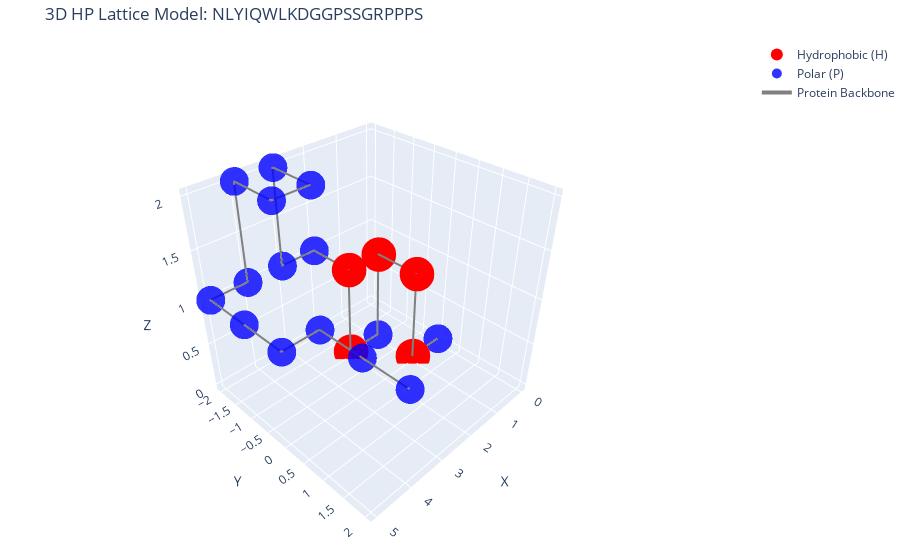

The code cell stored with this chart in its notebook:
### Markdown cell above
## **Parte 5**: Comparativo con proteínas reales

### Code cell
import numpy as np
from Bio import PDB
from Bio.PDB import PDBParser, PDBList
import warnings
warnings.filterwarnings("ignore")
import plotly.graph_objects as go
import os

# Trp cage
def analyze_pdb_structure(pdb_file):
    """Analyze what's in the PDB file to understand its structure."""
    parser = PDBParser(QUIET=True)
    structure = parser.get_structure('analysis', pdb_file)

    print("="*60)
    print(f"Analyzing PDB file: {pdb_file}")
    print("="*60)

    # Count models, chains, residues, atoms
    models = list(structure.get_models())
    print(f"Number of models: {len(models)}")

    for i, model in enumerate(models):
        print(f"\nModel {i+1}:")
        chains = list(model.get_chains())
        print(f"  Number of chains: {len(chains)}")

        for chain in chains:
            residues = list(chain.get_residues())
            ca_atoms = []
            all_atoms = []

            for residue in residues:
                # Check if it's an amino acid
                if residue.get_resname() in standard_amino_acids():
                    if residue.has_id('CA'):
                        ca_atoms.append(residue['CA'])
                    all_atoms.extend(list(residue.get_atoms()))

            print(f"  Chain {chain.id}: {len(residues)} residues, "
                  f"{len(ca_atoms)} Cα atoms, {len(all_atoms)} total atoms")

    print("\n" + "="*60)

def standard_amino_acids():
    """Return set of standard 20 amino acid 3-letter codes."""
    return {
        'ALA', 'ARG', 'ASN', 'ASP', 'CYS', 'GLU', 'GLN', 'GLY',
        'HIS', 'ILE', 'LEU', 'LYS', 'MET', 'PHE', 'PRO', 'SER',
        'THR', 'TRP', 'TYR', 'VAL'
    }

def extract_calpha_chain(pdb_file, chain_id='A', model_id=0):
    """
    Extract ONLY C-alpha atoms from a specific chain and model.

    Args:
        pdb_file: Path to PDB file
        chain_id: Chain to extract (default: 'A')
        model_id: Model index (default: 0, first model)

    Returns:
        tuple: (ca_coords, residues, sequence)
    """
    parser = PDBParser(QUIET=True)
    structure = parser.get_structure('protein', pdb_file)

    # Get specific model (usually 0 for X-ray, multiple for NMR)
    model = list(structure.get_models())[model_id]

    ca_coords = []
    residues = []

    # Extract C-alpha atoms from specified chain
    if chain_id in model:
        chain = model[chain_id]

        for residue in chain:
            # Only process standard amino acids
            resname = residue.get_resname()
            if resname in standard_amino_acids():
                if residue.has_id('CA'):
                    ca_coords.append(residue['CA'].get_coord())
                    residues.append(resname)
                else:
                    print(f"Warning: Residue {resname} has no Cα atom")
    else:
        available_chains = list(model.child_dict.keys())
        print(f"Chain {chain_id} not found. Available chains: {available_chains}")
        return None, None, None

    # Convert to numpy array
    ca_coords = np.array(ca_coords)

    # Convert to 1-letter sequence
    three_to_one = {
        'ALA': 'A', 'ARG': 'R', 'ASN': 'N', 'ASP': 'D', 'CYS': 'C',
        'GLU': 'E', 'GLN': 'Q', 'GLY': 'G', 'HIS': 'H', 'ILE': 'I',
        'LEU': 'L', 'LYS': 'K', 'MET': 'M', 'PHE': 'F', 'PRO': 'P',
        'SER': 'S', 'THR': 'T', 'TRP': 'W', 'TYR': 'Y', 'VAL': 'V'
    }

    sequence = ''.join([three_to_one.get(res, 'X') for res in residues])

    print(f"Extracted {len(ca_coords)} Cα atoms from chain {chain_id}")
    print(f"Sequence length: {len(sequence)}")
    print(f"Sequence: {sequence}")

    return ca_coords, residues, sequence

def download_pdb(pdb_id):
    """Download a PDB file and return the local path."""
    pdbl = PDBList()

    # Download the file
    filename = pdbl.retrieve_pdb_file(pdb_id, pdir='.', file_format='pdb')

    # Rename to .pdb extension
    new_filename = f"{pdb_id.lower()}.pdb"
    if os.path.exists(filename):
        os.rename(filename, new_filename)
        print(f"Downloaded {pdb_id} to {new_filename}")
        return new_filename
    else:
        print(f"Failed to download {pdb_id}")
        return None

def process_trpcage():
    """Specifically process Trp-cage miniprotein."""

    # Trp-cage PDB IDs: 1L2Y (original), 2JOF (NMR structure)
    pdb_id = "1L2Y"

    print(f"\nProcessing Trp-cage ({pdb_id})...")

    # Download the structure
    pdb_file = download_pdb(pdb_id)

    if not pdb_file or not os.path.exists(pdb_file):
        print("Using local file if available...")
        # Try to find local file
        for f in [f"{pdb_id.lower()}.pdb", "trpcage.pdb", "1l2y.pdb"]:
            if os.path.exists(f):
                pdb_file = f
                break

    if not pdb_file or not os.path.exists(pdb_file):
        print("Please download the PDB file manually from:")
        print(f"https://www.rcsb.org/structure/{pdb_id}")
        print("Save it as '1l2y.pdb' in the current directory")
        return

    # Analyze the structure first
    analyze_pdb_structure(pdb_file)

    # Extract C-alpha atoms (Trp-cage is usually chain A)
    ca_coords, residues, sequence = extract_calpha_chain(pdb_file, chain_id='A')

    if ca_coords is None:
        print("Trying other chains...")
        # Try all chains
        parser = PDBParser(QUIET=True)
        structure = parser.get_structure('protein', pdb_file)
        model = list(structure.get_models())[0]

        for chain_id in model.child_dict.keys():
            print(f"\nTrying chain {chain_id}...")
            ca_coords, residues, sequence = extract_calpha_chain(pdb_file, chain_id=chain_id)
            if ca_coords is not None and len(ca_coords) > 10:
                print(f"Using chain {chain_id}")
                break

    if ca_coords is None:
        print("Could not extract Cα atoms. Exiting.")
        return

    # Classify as H/P
    def classify_hp(residue_name):
        hydrophobic = {'ALA', 'VAL', 'PHE', 'MET', 'ILE', 'LEU',
                       'TYR', 'TRP', 'CYS'}
        polar = {'ARG', 'ASN', 'ASP', 'GLN', 'GLU', 'HIS', 'LYS',
                 'SER', 'THR', 'GLY', 'PRO'}

        if residue_name in hydrophobic:
            return 'H'
        else:
            return 'P'

    hp_types = [classify_hp(res) for res in residues]

    print(f"\nTrp-cage HP sequence: {''.join(hp_types)}")
    print(f"H count: {hp_types.count('H')}, P count: {hp_types.count('P')}")

    # Fit to lattice (using a simpler approach for Trp-cage)
    def fit_to_lattice_simple(ca_coords):
        """Simple lattice fitting for small proteins."""
        n = len(ca_coords)
        lattice_coords = [(0, 0, 0)]

        # Simple cubic lattice moves
        moves = [(1, 0, 0), (-1, 0, 0), (0, 1, 0), (0, -1, 0), (0, 0, 1), (0, 0, -1)]

        for i in range(1, n):
            # Direction vector
            vec = ca_coords[i] - ca_coords[i-1]
            vec_norm = vec / np.linalg.norm(vec)

            # Find best matching move
            best_move = moves[0]
            best_dot = -2

            for move in moves:
                move_norm = np.array(move) / np.linalg.norm(move)
                dot = np.dot(vec_norm, move_norm)
                if dot > best_dot:
                    best_dot = dot
                    best_move = move

            # Add new coordinate
            prev = lattice_coords[-1]
            new_coord = (prev[0] + best_move[0],
                        prev[1] + best_move[1],
                        prev[2] + best_move[2])
            lattice_coords.append(new_coord)

        return lattice_coords

    lattice_coords = fit_to_lattice_simple(ca_coords)

    # Plot
    plot_hp_lattice_3d(sequence, lattice_coords, hp_types)

    # Save data
    with open('trpcage_hp_lattice.txt', 'w') as f:
        f.write(f"Trp-cage (PDB: {pdb_id})\n")
        f.write(f"Sequence: {sequence}\n")
        f.write(f"HP pattern: {''.join(hp_types)}\n\n")
        f.write("Residue\tAA\tHP\tLattice_X\tLattice_Y\tLattice_Z\n")
        for i, (res, hp, coord) in enumerate(zip(residues, hp_types, lattice_coords)):
            f.write(f"{i+1}\t{res}\t{hp}\t{coord[0]}\t{coord[1]}\t{coord[2]}\n")

    print("\nData saved to 'trpcage_hp_lattice.txt'")

# Alternative: Quick analysis of your current PDB file
def quick_fix_pdb_issue():
    """If you're getting too many atoms, run this to see what's happening."""
    pdb_file = input("Enter path to your PDB file: ").strip()

    if not os.path.exists(pdb_file):
        print(f"File {pdb_file} not found!")
        return

    parser = PDBParser(QUIET=True)
    structure = parser.get_structure('test', pdb_file)

    # Count total atoms
    total_atoms = 0
    total_residues = 0
    total_ca = 0

    for model in structure:
        for chain in model:
            for residue in chain:
                total_residues += 1
                for atom in residue:
                    total_atoms += 1
                    if atom.name == 'CA':
                        total_ca += 1

    print(f"\nPDB Analysis:")
    print(f"Total atoms: {total_atoms}")
    print(f"Total residues: {total_residues}")
    print(f"Total Cα atoms: {total_ca}")
    print(f"Average atoms per residue: {total_atoms/total_residues:.1f}")

    if total_atoms / total_residues > 15:
        print("\nWARNING: This looks like an all-atom model (not just Cα).")
        print("The script should filter for Cα atoms only.")

    # Show first few residues
    print("\nFirst 5 residues:")
    model = list(structure.get_models())[0]
    chain = list(model.get_chains())[0]

    count = 0
    for residue in chain:
        if count >= 5:
            break
        print(f"  Residue {residue.get_resname()}: ", end="")
        atoms = [atom.name for atom in residue]
        print(f"{len(atoms)} atoms: {', '.join(atoms[:5])}{'...' if len(atoms)>5 else ''}")
        count += 1

if __name__ == "__main__":
    print("Trp-cage HP Lattice Converter")
    print("="*50)

    # Option 1: Process Trp-cage specifically
    process_trpcage()

    # Option 2: Quick analysis of your PDB file
    # quick_fix_pdb_issue()

### Figure 1 — Plotly figure (JSON) as saved in the notebook; plotly's stock layout.template omitted (floating-point values rounded to 4 significant figures)
{"data": [{"marker": {"color": "red", "size": 12}, "mode": "markers", "name": "Hydrophobic (H)", "text": ["Residue 2: L (H)", "Residue 3: Y (H)", "Residue 4: I (H)", "Residue 6: W (H)", "Residue 7: L (H)"], "type": "scatter3d", "x": [1, 1, 1, 2, 2], "y": [0, 0, -1, -1, -1], "z": [0, 1, 1, 0, 1]}, {"marker": {"color": "blue", "opacity": 0.8, "size": 10}, "mode": "markers", "name": "Polar (P)", "text": ["Residue 1: N (P)", "Residue 5: Q (P)", "Residue 8: K (P)", "Residue 9: D (P)", "Residue 10: G (P)", "Residue 11: G (P)", "Residue 12: P (P)", "Residue 13: S (P)", "Residue 14: S (P)", "Residue 15: G (P)", "Residue 16: R (P)", "Residue 17: P (P)", "Residue 18: P (P)", "Residue 19: P (P)", "Residue 20: S (P)"], "type": "scatter3d", "x": [0, 1, 2, 3, 3, 3, 4, 4, 4, 5, 5, 5, 4, 4, 4], "y": [0, -1, -2, -2, -2, -1, -1, -2, -2, -2, -1, 0, 0, 1, 2], "z": [0, 0, 1, 1, 2, 2, 2, 2, 1, 1, 1, 1, 1, 1, 1]}, {"line": {"color": "gray", "width": 4}, "mode": "lines", "name": "Protein Backbone", "type": "scatter3d", "x": [0, 1, 1, 1, 1, 2, 2, 2, 3, 3, 3, 4, 4, 4, 5, 5, 5, 4, 4, 4], "y": [0, 0, 0, -1, -1, -1, -1, -2, -2, -2, -1, -1, -2, -2, -2, -1, 0, 0, 1, 2], "z": [0, 0, 1, 1, 0, 0, 1, 1, 1, 2, 2, 2, 2, 1, 1, 1, 1, 1, 1, 1]}], "layout": {"margin": {"b": 0, "l": 0, "r": 0, "t": 40}, "scene": {"aspectmode": "cube", "camera": {"eye": {"x": 1.5, "y": 1.5, "z": 1.5}}, "xaxis": {"title": {"text": "X"}}, "yaxis": {"title": {"text": "Y"}}, "zaxis": {"title": {"text": "Z"}}}, "showlegend": true, "title": {"text": "3D HP Lattice Model: NLYIQWLKDGGPSSGRPPPS"}}}
